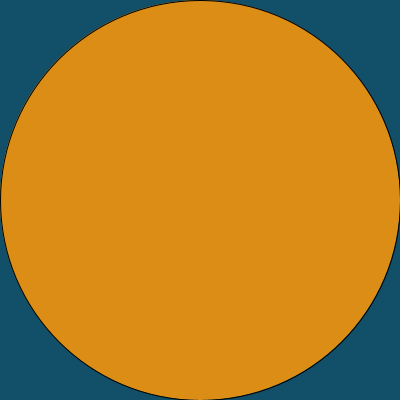
Frame 1 (no input)
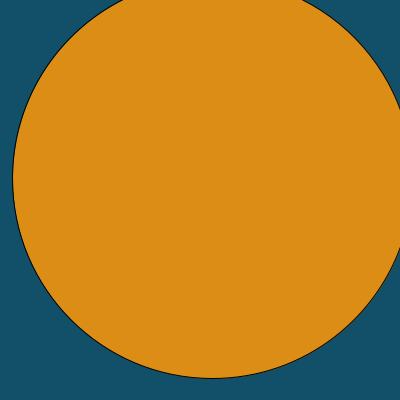
Frame 60 (the mouse pressed at the canvas centre just before this capture)
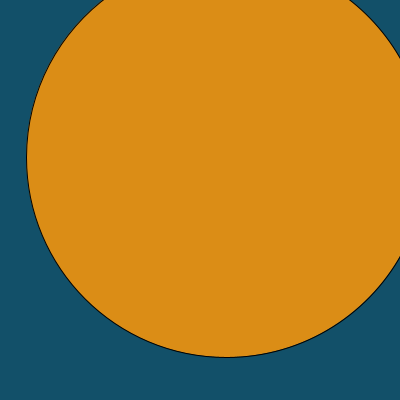
Frame 120 (the mouse held since frame 60 and released just before this capture)

The Processing sketch that drew these frames (run headless with seeded random() and noise(); from frame 60 on, the mouse is pressed at the canvas centre):

// Processing sketch: processing_27042
// ── processing_27042.pde


ArrayList c;
float Size;
float startSize;
float windX = 0;
float windY = 0;
boolean popOnce = false;
 void setup(){
   size(400,400);
   startSize = width;
   smooth();
   c = new ArrayList();
   ellipseMode(CENTER);
   c.add(new Circle(width/2,height/2,startSize));
   Size = startSize;
    
 }
 void draw(){
   background(18,80,105);
   for (int i = c.size()-1; i >= 0; i--) {
    Circle ci = (Circle) c.get(i);
     ci.display(windX , windY);
     if(ci.clickable == false){
       c.remove(i);
     }
   }
 }
  
 void mousePressed(){
   for ( int i = 0; i < c.size(); i++){
      Circle ci = (Circle) c.get(i);
      ci.Clicked();
   }
 }
 void mouseReleased(){
 popOnce = true;
 }
class Circle{
  float x;
  float y;
  float xAcc;
  float yAcc;
  float jitterValue = 1.5;
  float radius;
  Boolean clickable = true;
  Circle(float _x,float _y,float _radius){
    x = _x;
    y = _y;
    radius = _radius;
    xAcc = random(jitterValue) - jitterValue/2;
    yAcc = random(jitterValue) - jitterValue/2;
    fill(219,141,22);

  }
  void display(float windX,float windY){
    x += windX;
    y += windY;
    ellipse(x,y,radius,radius);
    maths();
  }
  void maths(){
    x += xAcc;
    y += yAcc;
    if (x > width + radius/2){
      x = -radius/4;
    }
    if (x < -radius/4 ){
      x = width + radius/4;
    }
    if (y > height + radius/4){
      y = -radius/4;
    }
    if (y < -radius/4 ){
      y = height + radius/4;
    }
  }
  void Clicked(){
    if((dist(mouseX,mouseY,x,y) < radius/2)&&(dist(mouseX,mouseY,x,y) > -radius/2)&&(clickable)&&(popOnce)){
        c.add(new Circle(x-(radius/4), y-(radius/4), radius/2));
        c.add(new Circle(x-(radius/4), y+(radius/4), radius/2));
        c.add(new Circle(x+(radius/4), y-(radius/4), radius/2));
        c.add(new Circle(x+(radius/4), y+(radius/4), radius/2));
         
        
      clickable = false;
      popOnce = false;
    }
  }
}
